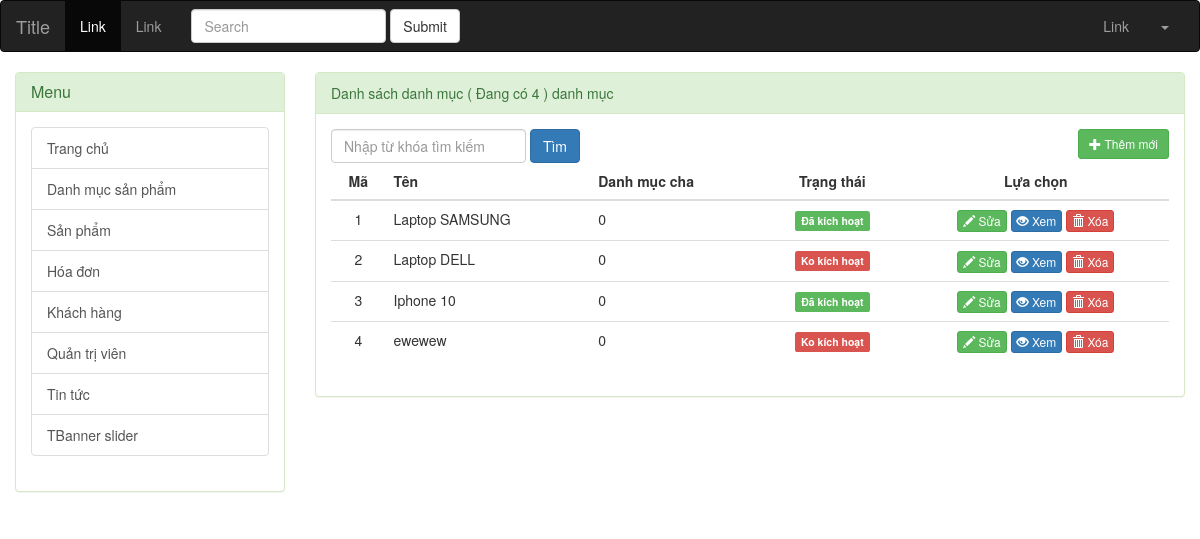
The page /admin/index.php?controller=danh-muc on the database its author committed.
### tables this page shows
CREATE TABLE `danh_muc` (
  `Ma_dm` int(11) NOT NULL,
  `Ten_dm` varchar(100) NOT NULL,
  `Ma_dm_cha` int(11) DEFAULT '0',
  `Trang_thai` smallint(1) DEFAULT '1'
);

### admin/modules/danh-muc/danh-sach.php (the view)
<?php
$ketqua = mysqli_query($conn,"SELECT * FROM danh_muc");
$tong_so = mysqli_num_rows($ketqua);
?>
<div class="danh-sach">
	<div class="panel panel-success">
		<div class="panel-heading">Danh sách danh mục ( Đang có <?php echo $tong_so; ?> ) danh mục</div>
		<div class="panel-body">
			<form action="" method="POST" class="form-inline" role="form">
				<div class="form-group">
					<input type="email" class="form-control" id="" placeholder="Nhập từ khóa tìm kiếm">
				</div>
				<button type="submit" class="btn btn-primary">Tìm</button>
				<a href="index.php?controller=danh-muc&view=them-moi" class="btn btn-sm btn-success pull-right">
					<span class="glyphicon glyphicon-plus"></span> Thêm mới
				</a>
			</form>
			<table class="table">
				<thead>
					<tr>
						<th style="text-align:center">Mã</th>
						<th>Tên</th>
						<th>Danh mục cha</th>
						<th style="text-align:center">Trạng thái</th>
						<th style="text-align:center">Lựa chọn</th>
					</tr>
				</thead>
				<tbody>
				<?php while ($dong = mysqli_fetch_assoc($ketqua)) { ?>
					<tr>
						<td style="text-align:center">
							<?php echo $dong['Ma_dm']; ?>
						</td>
						<td><?php echo $dong['Ten_dm']; ?></td>
						<td><?php echo $dong['Ma_dm_cha']; ?></td>
						<td style="text-align:center">
							<?php if ($dong['Trang_thai'] == 1) { ?>
								<label class="label label-success">Đã kích hoạt</label>
							<?php }else{ ?>
								<label class="label label-danger">Ko kích hoạt</label>
						<?php } ?>
						</td>
						<td style="text-align:center">
							<a href="#" class="btn btn-xs btn-success">
								<span class="glyphicon glyphicon-pencil"></span> Sửa
							</a>
							<a href="#" class="btn btn-xs btn-primary">
								<span class="glyphicon glyphicon-eye-open"></span> Xem
							</a>
							<a href="#" class="btn btn-xs btn-danger">
								<span class="glyphicon glyphicon-trash"></span> Xóa
							</a>
						</td>
					</tr>
				<?php } ?>
				</tbody>
			</table>
		</div>
	</div>
</div>

### rows shown on the page
danh_muc: Ma_dm "1", Ten_dm "Laptop SAMSUNG", Ma_dm_cha "0", Trang_thai "Đã kích hoạt"
danh_muc: Ma_dm "2", Ten_dm "Laptop DELL", Ma_dm_cha "0", Trang_thai "Ko kích hoạt"
danh_muc: Ma_dm "3", Ten_dm "Iphone 10", Ma_dm_cha "0", Trang_thai "Đã kích hoạt"
danh_muc: Ma_dm "4", Ten_dm "ewewew", Ma_dm_cha "0", Trang_thai "Ko kích hoạt"

### other values the page prints
$tong_so "4"
